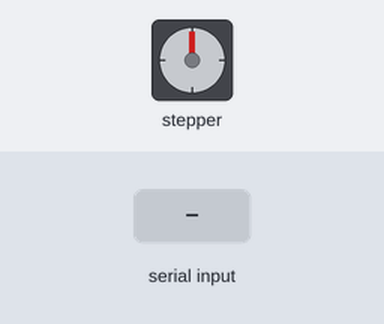
The sketch below on a simulated Arduino Uno, built with avr-gcc and run on an emulated ATmega328P. Parts: stepper motor. Wiring (inferred from the names in the program): stepper motor driver (200 steps per turn assumed): step pin 2; direction pin 3. Inputs (shaded band) come from the test bench.

Above: at 1.2 s.
1.3 s: "A" received over Serial
Timing chart, 0 to 4.3 s (numbered marks = the images above; inputs shaded):
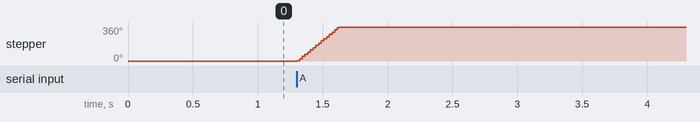

Measured:
- after the input at 1.3 s, stepper: turns 360° clockwise in 0.32 s, starting at once

The sketch:

002_Control_Arduino.ino
```cpp
// Pines para el driver A4988
#define STEP_PIN 2
#define DIR_PIN 3

void setup() {
  pinMode(STEP_PIN, OUTPUT);
  pinMode(DIR_PIN, OUTPUT);
  Serial.begin(9600);
}

void loop() {
  if (Serial.available() > 0) {
    char command = Serial.read();
    if (command == 'A') {
      digitalWrite(DIR_PIN, HIGH); // Dirección 1
      moverMotor(200); // 200 pasos
    } else if (command == 'B') {
      digitalWrite(DIR_PIN, LOW); // Dirección 2
      moverMotor(200); // 200 pasos
    }
  }
}

void moverMotor(int pasos) {
  for (int i = 0; i < pasos; i++) {
    digitalWrite(STEP_PIN, HIGH);
    delayMicroseconds(800);
    digitalWrite(STEP_PIN, LOW);
    delayMicroseconds(800);
  }
}
```
